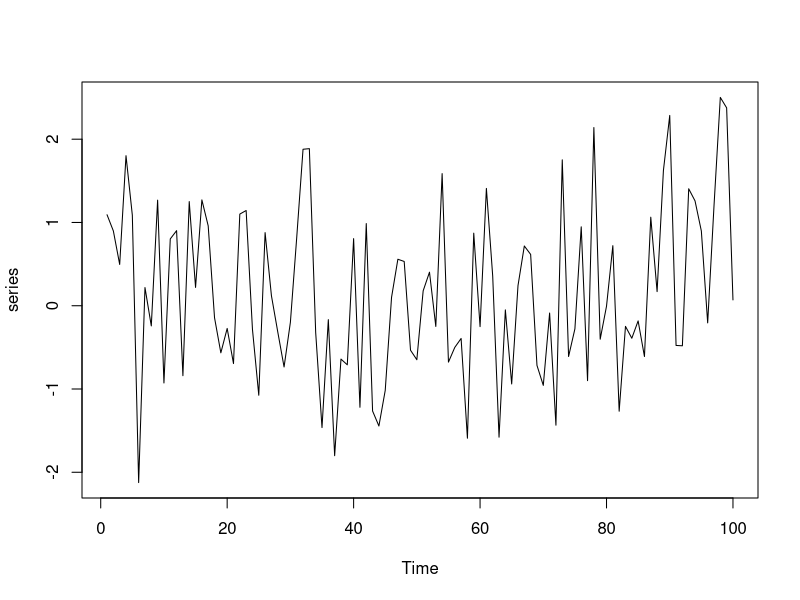
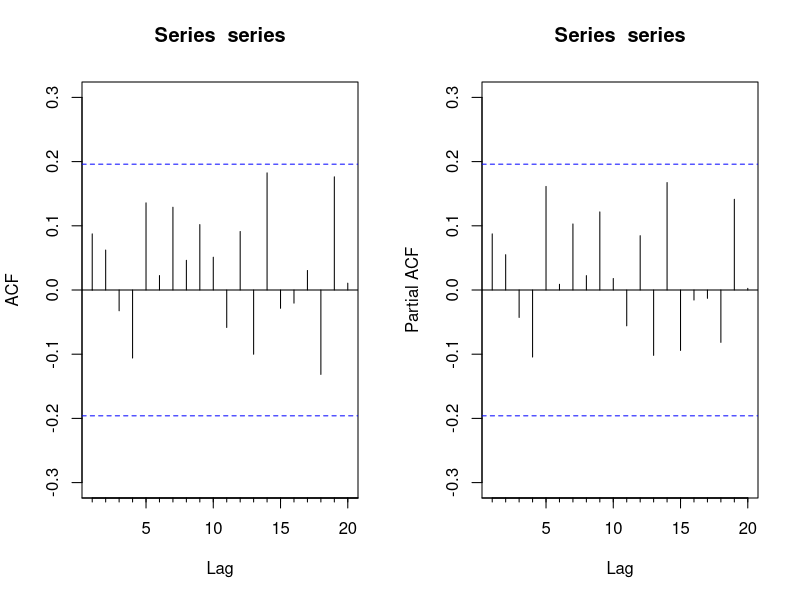
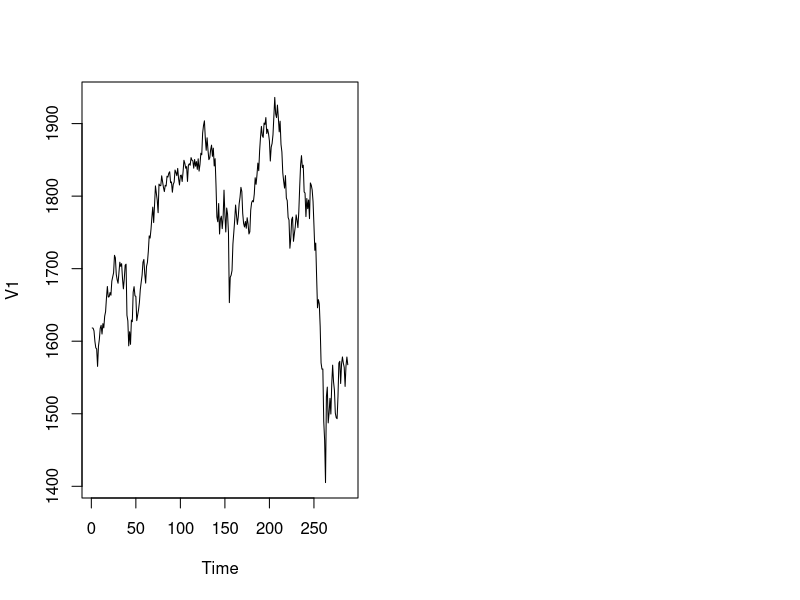
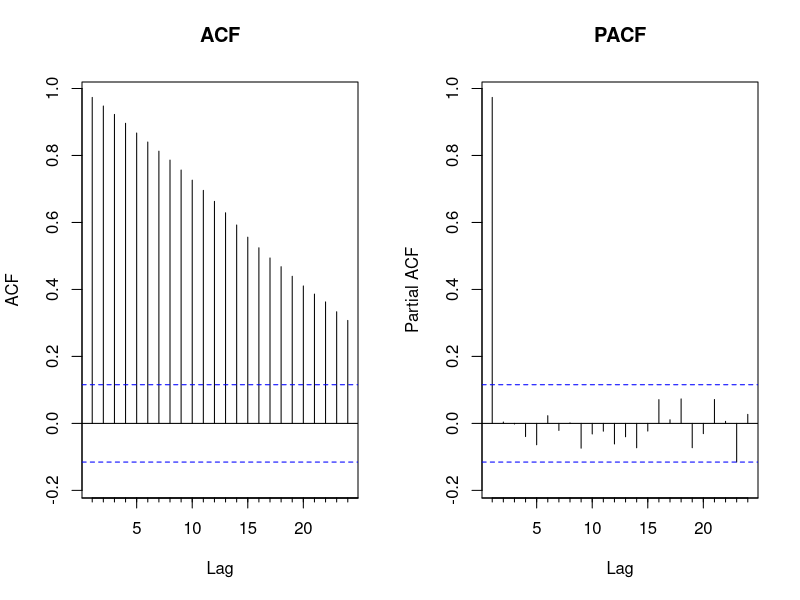
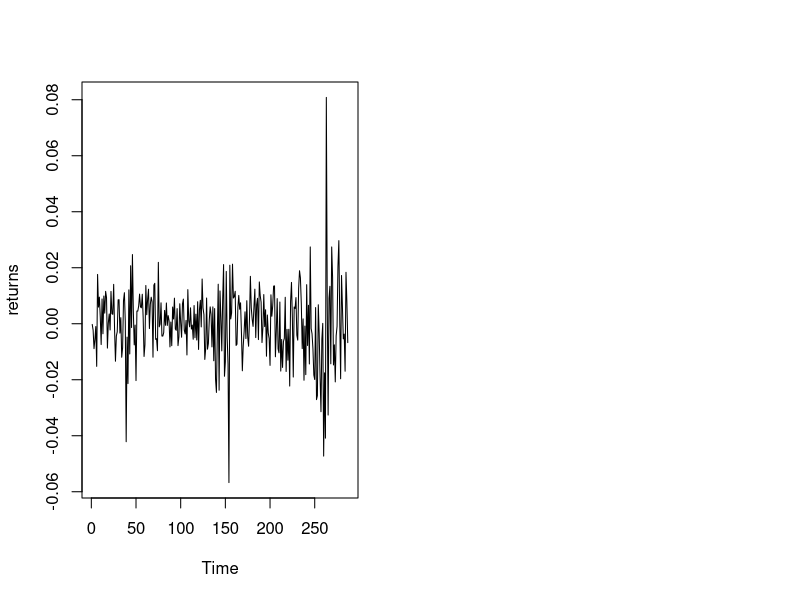
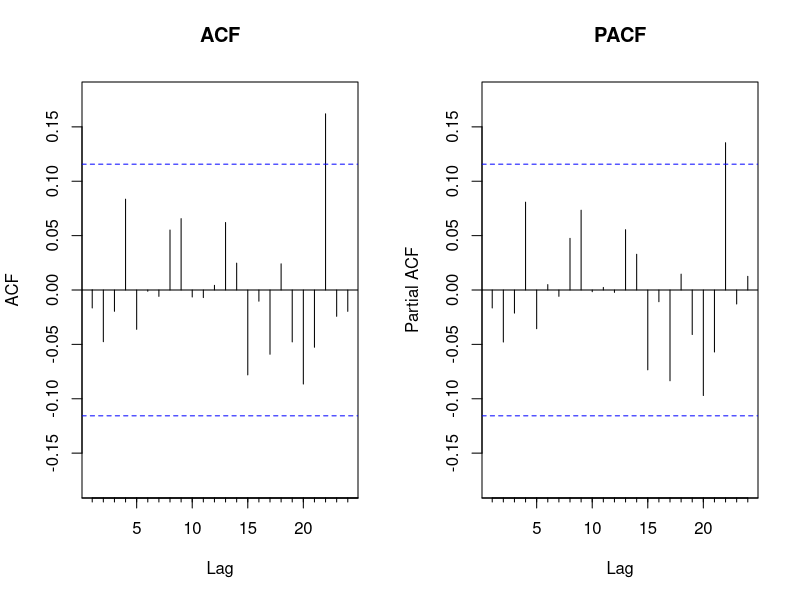

Write the R code that produced these figures, in order.
library('tseries')
library('forecast') 
set.seed = 42
series = rnorm(100)

#plotting the time series
options(repr.plot.width=8, repr.plot.height=3) # set the plot size
ts.plot(series)

options(repr.plot.width=8, repr.plot.height=3) # set the plot size
par(mfrow=c(1,2))
Acf(series)
Pacf(series)

library(tseries) # needed for the adf.test function

# generate gaussian white noise once:
set.seed(50)
series = rnorm(50)

#look at first five observations
series[0:5] 


# check adf test for this time series:
test_result = adf.test(series, k=0) # specify the AR order, zero for the simplest Dickey Fuller test
test_result

# if the p value is small we will get a warning
# to suppress it, we can use:
test_result = suppressWarnings(adf.test(series, k=0))

# check what can we find from this test
attributes(test_result)

# get the p-value from the adf test
test_result$p.value

# compare to 0.05 and check whether the null hypothesis is rejected:
test_result$p.value < 0.05



# add all of this into a for loop and collect true/false for each we perform the test on simulated times series
TT=1000
a=array() # we will add the true or false to this array

for (t in 1:TT) {
    series = rnorm(50)
    test_result = suppressWarnings(adf.test(series, k=0))
    a[t] = test_result$p.value<0.05
}

#the null hypothesis (of unit root) was rejected in 
sum(a)

# out of 
length(a)

# there is quite a difference in results depending on parameter k

library('tseries')   #Time Series Analysis and Computational Finance 
library('forecast') #Forecasting Functions for Time Series and Linear Models 
library('repr') #Serializable Representations 

options(repr.plot.width=8, repr.plot.height=3)
rm(list = ls())
data <- read.table("PX50_2007_2008.txt")
data <- as.matrix(data) 
plot.ts(data)

head(data)

# looking at the time series of prices:

# summary statistics
summary(data)

# there are different functions how to obtain summary statistics
# we would probably like to include variance, skewness and kurtosis 

# library(Hmisc) 
# describe(data)

# ACF and PACF of the time series (price of the index)
par(mfrow = c(1,2))
Acf(data, main = "ACF")
Pacf(data, main = "PACF")

# transformations: log returns
returns <- diff(log(data))

head(returns)

summary(returns)

# plot the returns
ts.plot(returns)

# ACF PACF
par(mfrow = c(1,2))
Acf(returns, main = "ACF")
Pacf(returns, main = "PACF")

# testing stationarity:
adf.test(data)
adf.test(returns)

kpss.test(data)
kpss.test(returns)

# conclusion - prices are not stationary, log returns are stationary




